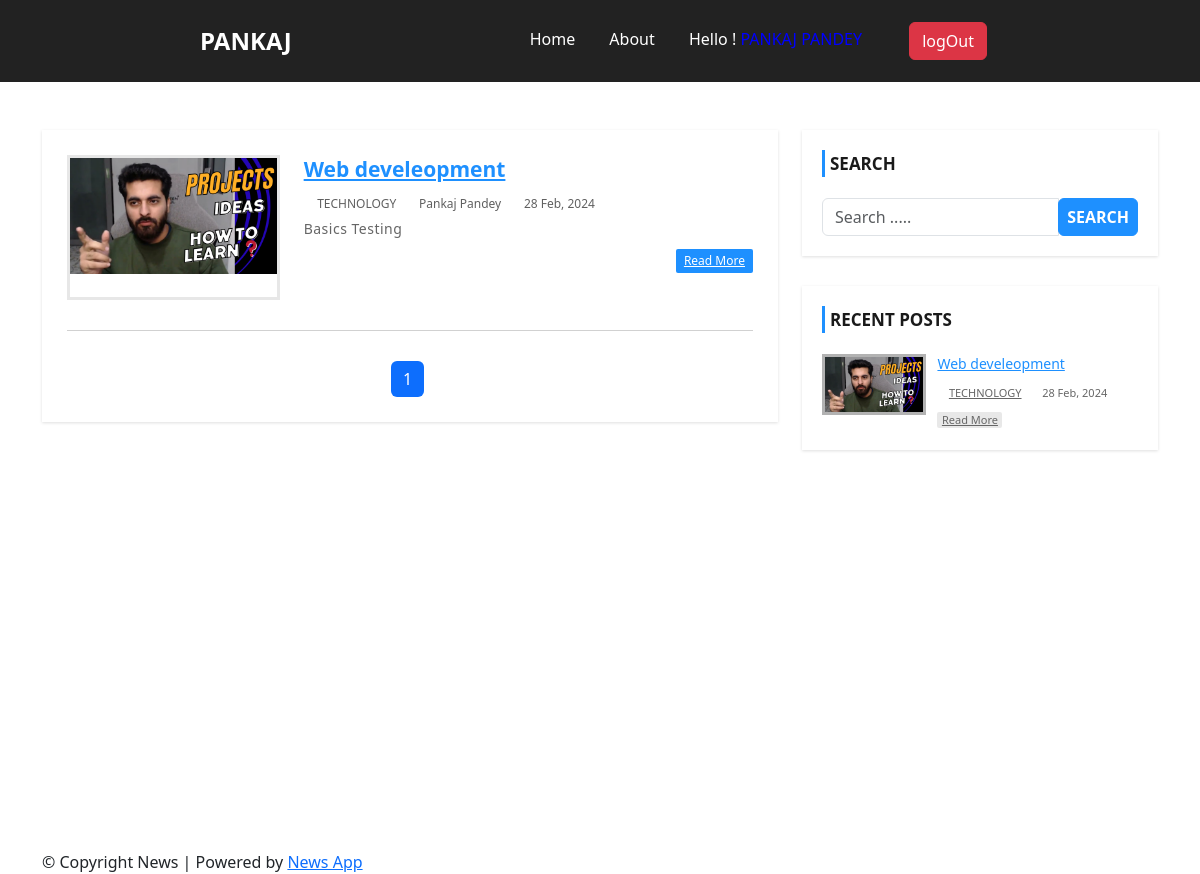
Screenshot of / (signed in) with the database file from the repository.
### tables this page shows
CREATE TABLE `post` (
  `id` int(11) NOT NULL,
  `title` varchar(191) NOT NULL,
  `description` text NOT NULL,
  `category` varchar(50) NOT NULL,
  `date` varchar(255) NOT NULL,
  `image` varchar(255) NOT NULL,
  `author` int(11) NOT NULL
);

CREATE TABLE `category` (
  `id` int(11) NOT NULL,
  `name` varchar(255) NOT NULL,
  `post` int(11) NOT NULL,
  `date` varchar(255) NOT NULL
);

CREATE TABLE `users` (
  `id` int(11) NOT NULL,
  `username` varchar(191) NOT NULL,
  `email` varchar(191) NOT NULL,
  `password` varchar(191) NOT NULL,
  `role` tinyint(11) NOT NULL DEFAULT 0
);

### index.php (the view, shortened to what this page needs)
<?php
include('include/header.php');
include('include/navbar.php');
?>
<div id="main-content" style=" margin-top:100px" ;>
    <div class="container">
        <div class="row">
            <div class="col-md-8">
                <div class="post-container">
                    <?php
                        $limit = 3;
                        if(isset($_GET['page'])){
                            $page = $_GET['page'];
                        }else{
                         $page = 1;
                        }
                        $offset = ($page -1 ) *$limit;
                      $query = "SELECT post.*, category.name , users.username FROM  post
                      LEFT JOIN category ON post.category = category.id
                      LEFT JOIN users ON post.author = users.id
                      ORDER BY post.id LIMIT {$offset},{$limit} ";
                      $run = mysqli_query($conn, $query);
                      if(mysqli_num_rows($run) > 0){
                          foreach($run as $row){
                              ?>
                    <div class="post-content">
                        <div class="row">
                            <div class="col-md-4">
                                <a class="post-img" href="single.php?id=<?php echo $row['id'] ?>"><img
                                        src="admin/uploads/<?php echo $row['image'] ?>" alt=""></a>
                            </div>
                            <div class="col-md-8">
                                <div class="inner-content clearfix">
                                    <h3><a href='single.php?id=<?php  echo $row['id'] ;?>'><?=$row['title'] ?></a></h3>
                                    <div class="post-information">
                                        <span>
                                            <i class="fa fa-tags" aria-hidden="true"></i>
                                            <a
                                                href='category.php?category=<?php echo $row['category'] ?>'><?= strtoupper($row['name']) ?></a>
                                        </span>
                                        <span>
                                            <i class="fa fa-user" aria-hidden="true"></i>
                                            <a
                                                href='author.php?author=<?php echo $row['author'] ?>'><?=$row['username'] ?></a>
                                        </span>
                                        <span>
                                            <i class="fa fa-calendar" aria-hidden="true"></i>
                                            <?=$row['date'] ?>
                                        </span>
                                    </div>
                                    <p class="description">
                                        <?=$row['description'] ?>
                                    </p>
                                    <a class='read-more pull-right' href='single.php?id=<?php echo  $row['id']; ?>'>read
                                        more</a>
                                </div>
                            </div>
                        </div>
                    </div>
                    <?php   }
                      }
        $sql = "SELECT * FROM post";
        $run = mysqli_query($conn, $sql);
        if(mysqli_num_rows($run ) > 0 ){
            $total_record = mysqli_num_rows($run);
            $total_page = ceil($total_record / $limit);
            echo '<ul class="pagination flex justify-content-center">';
            for($i = 1; $i <= $total_page; $i++){
                if($i == $page){
                    $active = "active";
                }else{
                    $active = "";
                }
            echo '<li class="page-item '.$active.'  "><a class="page-link" href="index.php?page= '.$i.' ">'.$i.'</a></li>';
            }
        echo '</ul>';
    }
        ?>
                </div>
            </div>
            <?php include 'include/sidebar.php'; ?>
        </div>
    </div>
</div>
<?php
include('include/footer.php');
?>

### include/sidebar.php (shortened to what this page needs)
<?php include('./admin/config/conn.php') ?>
<div id="sidebar" class="col-md-4">
    <div class="search-box-container">
    <?php
         $query = "SELECT post.*, category.name , users.username FROM  post
         LEFT JOIN category ON post.category = category.id
         LEFT JOIN users ON post.author = users.id
         ORDER BY post.id DESC LIMIT 5";
         $run = mysqli_query($conn, $query);
         ?>
        <h4>Search</h4>
        <form class="search-post" action="search.php" method ="POST">
            <div class="input-group">
                <input type="text" name="search" class="form-control" placeholder="Search .....">
                <span class="input-group-btn">
                 <button type="submit" name="" class="btn btn-danger">Search</button>
                </span>
            </div>
        </form>
    </div>
    <div class="recent-post-container">
        <h4>Recent Posts</h4>
      <?php
         if(mysqli_num_rows($run) > 0){
             foreach($run as $row){
                 ?>
        <div class="recent-post">
            <a class="post-img" href="./single.php?id=<?=$row['id'] ?>">
                <img src="./admin/uploads/<?=$row['image'] ?>" alt=""/>
            </a>
            <div class="post-content">
                <h5><a href="single.php?id=<?php echo$row['id'] ?>"><?=$row['title'] ?></a></h5>
                <span>
                    <i class="fa fa-tags" aria-hidden="true"></i>
                    <a href='category.php?category=<?php echo $row['category'] ?>'><?= strtoupper($row['name']); ?></a>
                </span>
                <span>
                    <i class="fa fa-calendar" aria-hidden="true"></i>
                    <?=$row['date'] ?>
                </span>
                <a class="read-more" href="single.php?id=<?php echo $row['id']; ?>">read more</a>
            </div>
        </div>
        <?php }
        }?>
    </div>
</div>

### css/style.css (style rules this page uses)
* { margin: 0; padding: 0; box-sizing: border-box; }
#main-content { margin-top: 100px; padding: 30px 0; min-height: 750px; }
#main-content .post-container { background-color: #fff; padding: 25px; box-shadow: 0 1px 3px rgba(0, 0, 0, 0.13); }
#main-content .post-content { border-bottom: 1px solid #d1d1d1; padding: 0 0 30px; margin-bottom:30px; }
#main-content .post-content img { width: 100%; }
#main-content .post-content .post-img { border: 3px solid #e7e7e7; display: block; height: 145px; overflow: hidden; transition: border .3s; }
#main-content .post-content h3 { font-size: 21px; line-height: 28px; font-weight: 600; margin: 0 0 7px; }
#main-content .post-content h3 a { color: #1e90ff; transition:all 0.3s; }
#main-content .post-content .post-information span { color: #606060; font-size: 12px; text-transform: capitalize; margin: 0 5px 5px 0; display: inline-block; }
#main-content .post-content .post-information i { color: #1e90ff; margin-right: 1px; }
#main-content .post-content .post-information a { color: #606060; text-decoration: none; }
#main-content .post-content p, #main-content .single-post p { color: #666; font-size: 14px; letter-spacing: 0.5px; margin:0 0 10px; }
#main-content .post-content a.read-more { color: #fff; background-color: #1E90FF; font-size: 12px; text-transform: capitalize; padding: 3px 8px; border-radius: 2px; transition: all 0.3s; }
.pagination { display: block; text-align: center; margin: 0; }
.pagination li { display:inline-block; margin: 0 5px 0 0; }
.pagination li a { border: none; background: #1e90ff; color: #fff; }
i.fa { color:#222; }
#sidebar h4 { color: #1A1A1A; font-size: 17px; line-height: 27px; font-weight:600; text-transform: uppercase; padding: 0 0 0 5px; margin: 0 0 21px; border-left: 3px solid #1e90ff; }
#sidebar .search-box-container { background-color: #fff; padding: 20px; margin: 0 0 30px; box-shadow: 0 1px 3px rgba(0, 0, 0, 0.13); }
#sidebar .search-post { padding: 0; }
#sidebar .search-post input { color: #606060; }
#sidebar .search-post .btn { font-weight: 600; text-transform: uppercase; padding: 6px 8px; background-color: #1E90FF; border-color: #1E90FF; outline: none; }
#sidebar .recent-post-container { padding: 20px; background: #fff; box-shadow: 0 1px 3px rgba(0, 0, 0, 0.13); }
#sidebar .recent-post { border-bottom: 1px solid #e7e7e7; padding: 0 0 15px; margin: 0 0 15px; }
#sidebar .recent-post:last-child { margin: 0; padding: 0; border: none; }
#sidebar .recent-post .post-img { display: inline-block; width: 33%; border: 3px solid rgba(0,0,0,0.3); vertical-align: top; transition: border .3s; }
#sidebar .recent-post .post-img img { width: 100%; }
#sidebar .recent-post .post-content { width: 65%; display: inline-block; border: none; padding: 0 0 0 7px; margin: 0; }
#sidebar .recent-post h5 { font-size: 14px; line-height: 20px; margin: 0 0 5px; }
#sidebar .recent-post h5 a { color: #1E90FF; }
#sidebar .recent-post span { color: #666; font-size: 11px; display: inline-block; margin: 0 5px 10px 0; }
#sidebar .recent-post span a { color: #666; }
#sidebar .recent-post span i { color: #1E90FF; }
#sidebar .recent-post a.read-more { color: #666; background-color: rgba(0,0,0,0.09); width: 65px; font-size: 11px; text-align: center; padding: 0; display: block; transition: all 0.3s; }

### rows the page displays
post: image (picture), title "Web develeopment", category.name "TECHNOLOGY", users.username "Pankaj Pandey", date "28 Feb, 2024", description "Basics Testing"
